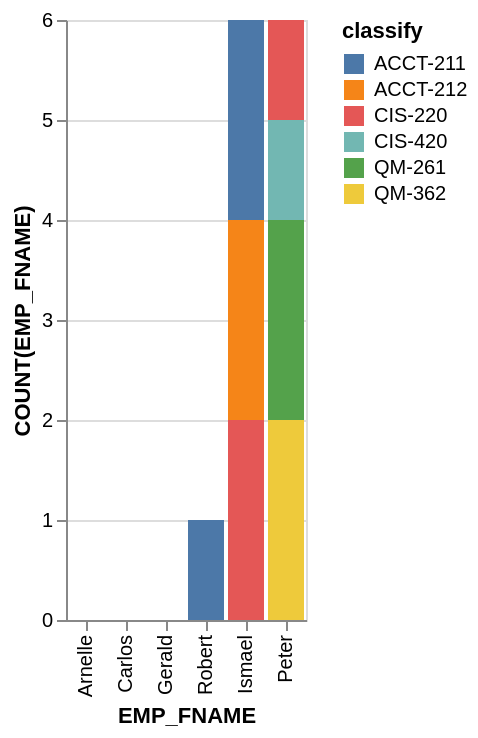

Specify this chart in Vega-Lite:
### Vega-Lite specification from a JSON file in a GitHub repository (floating-point values rounded to 4 significant figures)
{"data": {"values": [{"x_data": "Robert", "y_data": 1, "classify": "ACCT-211"}, {"x_data": "Arnelle", "y_data": 0, "classify": "ACCT-211"}, {"x_data": "Carlos", "y_data": 0, "classify": "ACCT-211"}, {"x_data": "Ismael", "y_data": 2, "classify": "ACCT-211"}, {"x_data": "Gerald", "y_data": 0, "classify": "ACCT-211"}, {"x_data": "Peter", "y_data": 0, "classify": "ACCT-211"}, {"x_data": "Robert", "y_data": 0, "classify": "ACCT-212"}, {"x_data": "Arnelle", "y_data": 0, "classify": "ACCT-212"}, {"x_data": "Carlos", "y_data": 0, "classify": "ACCT-212"}, {"x_data": "Ismael", "y_data": 2, "classify": "ACCT-212"}, {"x_data": "Gerald", "y_data": 0, "classify": "ACCT-212"}, {"x_data": "Peter", "y_data": 0, "classify": "ACCT-212"}, {"x_data": "Robert", "y_data": 0, "classify": "CIS-220"}, {"x_data": "Arnelle", "y_data": 0, "classify": "CIS-220"}, {"x_data": "Carlos", "y_data": 0, "classify": "CIS-220"}, {"x_data": "Ismael", "y_data": 2, "classify": "CIS-220"}, {"x_data": "Gerald", "y_data": 0, "classify": "CIS-220"}, {"x_data": "Peter", "y_data": 1, "classify": "CIS-220"}, {"x_data": "Robert", "y_data": 0, "classify": "CIS-420"}, {"x_data": "Arnelle", "y_data": 0, "classify": "CIS-420"}, {"x_data": "Carlos", "y_data": 0, "classify": "CIS-420"}, {"x_data": "Ismael", "y_data": 0, "classify": "CIS-420"}, {"x_data": "Gerald", "y_data": 0, "classify": "CIS-420"}, {"x_data": "Peter", "y_data": 1, "classify": "CIS-420"}, {"x_data": "Robert", "y_data": 0, "classify": "QM-261"}, {"x_data": "Arnelle", "y_data": 0, "classify": "QM-261"}, {"x_data": "Carlos", "y_data": 0, "classify": "QM-261"}, {"x_data": "Ismael", "y_data": 0, "classify": "QM-261"}, {"x_data": "Gerald", "y_data": 0, "classify": "QM-261"}, {"x_data": "Peter", "y_data": 2, "classify": "QM-261"}, {"x_data": "Robert", "y_data": 0, "classify": "QM-362"}, {"x_data": "Arnelle", "y_data": 0, "classify": "QM-362"}, {"x_data": "Carlos", "y_data": 0, "classify": "QM-362"}, {"x_data": "Ismael", "y_data": 0, "classify": "QM-362"}, {"x_data": "Gerald", "y_data": 0, "classify": "QM-362"}, {"x_data": "Peter", "y_data": 2, "classify": "QM-362"}]}, "mark": "bar", "encoding": {"x": {"field": "x_data", "type": "nominal", "title": "EMP_FNAME", "sort": {"op": "sum", "field": "y_data", "order": "ascending"}}, "y": {"field": "y_data", "type": "quantitative", "title": "COUNT(EMP_FNAME)"}, "color": {"field": "classify"}}}
